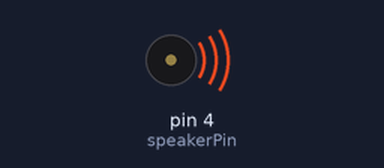
Recording of a sketch running on a simulated Arduino Uno, built with avr-gcc and run on an emulated ATmega328P. On the bench: buzzer (waves = sounding).

Above: at 0.7 s.
At 6.8 s:
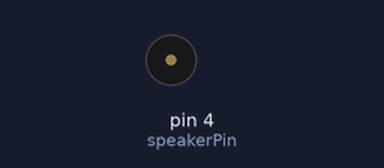
Timing chart, 0 to 9.6 s (numbered marks = the images above):
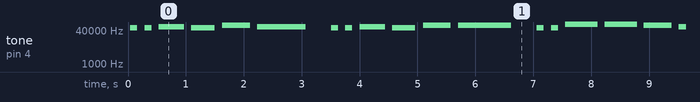

The sketch:

arduino-buzzer-v1.ino
```cpp
int speakerPin = 4;
int length = 28; // the number of notes
char notesHBD[] = "GGAGcB GGAGdc GGxecBA yyecdc";
int beatsHBD[] = { 2, 2, 8, 8, 8, 16, 1, 2, 2, 8, 8,8, 16, 1, 2,2,8,8,8,8,16, 1,2,2,8,8,8,16 };
int tempo = 150;

void playTone(int tone, int duration) {
for (long i = 0; i < duration * 1000L; i += tone * 2) {
   digitalWrite(speakerPin, HIGH);
   delayMicroseconds(tone);
   digitalWrite(speakerPin, LOW);
   delayMicroseconds(tone);
}
}

void playNote(char note, int duration) {
char names[] = {'C', 'D', 'E', 'F', 'G', 'A', 'B',
                 'c', 'd', 'e', 'f', 'g', 'a', 'b',
                 'x', 'y' };

int tones[] = { 1915/200, 1700/200, 1519/200, 1432/200, 1275/200, 1136/200, 1014/200,
                 956/200,  834/200,  765/200,  593/200,  468/200,  346/200,  224/200,
                 655/200 , 715/200 };
int SPEE = 5;

// play the tone corresponding to the note name
for (int i = 0; i < 17; i++) {
   if (names[i] == note) {
    int newduration = duration/SPEE;
     playTone(tones[i], newduration);
   }
}
}

void setup() {
pinMode(speakerPin, OUTPUT);
}
void loop() {
for (int i = 0; i < length; i++) {

   if (notesHBD[i] == ' ') {
     delay(beatsHBD[i] * tempo); // rest
   } else {
     playNote(notesHBD[i], beatsHBD[i] * tempo);
   }
   delay(tempo);
}
}
```

Measured:
- by itself, tone on pin 4 (speakerPin): plays 52118 Hz for 0.12 s, 52118 Hz for 0.12 s, 58181 Hz for 0.44 s, 52118 Hz for 0.40 s, 65844 Hz for 0.48 s, 58182 Hz for 0.84 s … (220 notes in this stretch)
